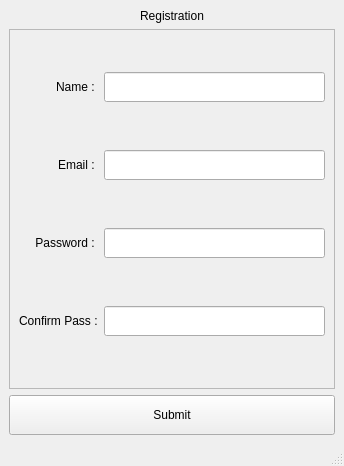
<?xml version="1.0" encoding="UTF-8"?>
<ui version="4.0">
 <class>MainWindow</class>
 <widget class="QMainWindow" name="MainWindow">
  <property name="geometry">
   <rect>
    <x>0</x>
    <y>0</y>
    <width>344</width>
    <height>466</height>
   </rect>
  </property>
  <property name="windowTitle">
   <string>Registration</string>
  </property>
  <widget class="QWidget" name="centralwidget">
   <layout class="QVBoxLayout" name="verticalLayout_2">
    <item alignment="Qt::AlignHCenter">
     <widget class="QLabel" name="label_4">
      <property name="sizePolicy">
       <sizepolicy hsizetype="Preferred" vsizetype="Fixed">
        <horstretch>0</horstretch>
        <verstretch>0</verstretch>
       </sizepolicy>
      </property>
      <property name="minimumSize">
       <size>
        <width>0</width>
        <height>0</height>
       </size>
      </property>
      <property name="styleSheet">
       <string notr="true">font: 63 20pt &quot;Open Sans Semibold&quot;;</string>
      </property>
      <property name="text">
       <string>Registration</string>
      </property>
     </widget>
    </item>
    <item>
     <widget class="QFrame" name="frame">
      <property name="sizePolicy">
       <sizepolicy hsizetype="Preferred" vsizetype="Preferred">
        <horstretch>0</horstretch>
        <verstretch>0</verstretch>
       </sizepolicy>
      </property>
      <property name="styleSheet">
       <string notr="true">font: 9pt &quot;MS Shell Dlg 2&quot;;</string>
      </property>
      <property name="frameShape">
       <enum>QFrame::StyledPanel</enum>
      </property>
      <property name="frameShadow">
       <enum>QFrame::Raised</enum>
      </property>
      <layout class="QGridLayout" name="gridLayout">
       <property name="topMargin">
        <number>0</number>
       </property>
       <item row="0" column="1">
        <widget class="QLineEdit" name="lineEdit_1">
         <property name="sizePolicy">
          <sizepolicy hsizetype="Expanding" vsizetype="Fixed">
           <horstretch>0</horstretch>
           <verstretch>0</verstretch>
          </sizepolicy>
         </property>
         <property name="minimumSize">
          <size>
           <width>0</width>
           <height>30</height>
          </size>
         </property>
         <property name="readOnly">
          <bool>true</bool>
         </property>
        </widget>
       </item>
       <item row="2" column="0">
        <widget class="QLabel" name="label_2">
         <property name="text">
          <string>Password : </string>
         </property>
         <property name="alignment">
          <set>Qt::AlignRight|Qt::AlignTrailing|Qt::AlignVCenter</set>
         </property>
        </widget>
       </item>
       <item row="0" column="0">
        <widget class="QLabel" name="label">
         <property name="text">
          <string>Name : </string>
         </property>
         <property name="alignment">
          <set>Qt::AlignRight|Qt::AlignTrailing|Qt::AlignVCenter</set>
         </property>
        </widget>
       </item>
       <item row="1" column="0">
        <widget class="QLabel" name="label_3">
         <property name="text">
          <string>Email : </string>
         </property>
         <property name="alignment">
          <set>Qt::AlignRight|Qt::AlignTrailing|Qt::AlignVCenter</set>
         </property>
        </widget>
       </item>
       <item row="2" column="1">
        <widget class="QLineEdit" name="lineEdit">
         <property name="minimumSize">
          <size>
           <width>0</width>
           <height>30</height>
          </size>
         </property>
         <property name="echoMode">
          <enum>QLineEdit::Password</enum>
         </property>
        </widget>
       </item>
       <item row="1" column="1">
        <widget class="QLineEdit" name="lineEdit_2">
         <property name="sizePolicy">
          <sizepolicy hsizetype="Expanding" vsizetype="Fixed">
           <horstretch>0</horstretch>
           <verstretch>0</verstretch>
          </sizepolicy>
         </property>
         <property name="minimumSize">
          <size>
           <width>0</width>
           <height>30</height>
          </size>
         </property>
         <property name="readOnly">
          <bool>true</bool>
         </property>
        </widget>
       </item>
       <item row="3" column="0">
        <widget class="QLabel" name="label_5">
         <property name="text">
          <string>Confirm Pass :</string>
         </property>
        </widget>
       </item>
       <item row="3" column="1">
        <widget class="QLineEdit" name="lineEdit_3">
         <property name="minimumSize">
          <size>
           <width>0</width>
           <height>30</height>
          </size>
         </property>
         <property name="echoMode">
          <enum>QLineEdit::Password</enum>
         </property>
        </widget>
       </item>
      </layout>
     </widget>
    </item>
    <item>
     <widget class="QPushButton" name="pushButton_1">
      <property name="sizePolicy">
       <sizepolicy hsizetype="Minimum" vsizetype="Fixed">
        <horstretch>0</horstretch>
        <verstretch>0</verstretch>
       </sizepolicy>
      </property>
      <property name="minimumSize">
       <size>
        <width>0</width>
        <height>40</height>
       </size>
      </property>
      <property name="text">
       <string>Submit</string>
      </property>
     </widget>
    </item>
   </layout>
  </widget>
  <widget class="QStatusBar" name="statusbar"/>
 </widget>
 <tabstops>
  <tabstop>lineEdit_1</tabstop>
  <tabstop>lineEdit_2</tabstop>
  <tabstop>lineEdit</tabstop>
  <tabstop>lineEdit_3</tabstop>
  <tabstop>pushButton_1</tabstop>
 </tabstops>
 <resources/>
 <connections/>
</ui>
